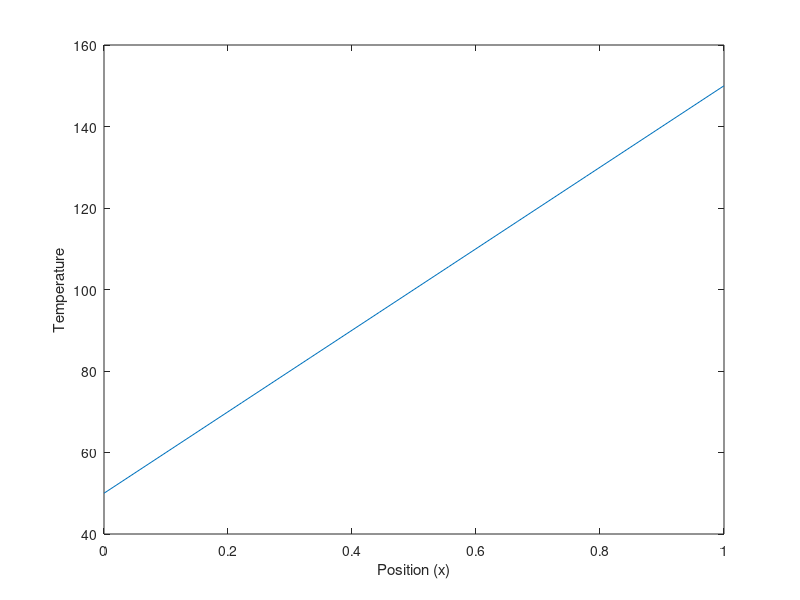

Here is the MATLAB script that generated this plot:
L = 1;    
Nx = 10;    
dx = L / (Nx - 1);    

T_left = 100;
T_right = 300;
A = zeros(Nx, Nx);
A(1, 1) = 2;
A(Nx, Nx) = 2;
for i = 2:Nx-1
    A(i, i) = 2 * 1/ dx^2;
    A(i, i-1) = -1 / dx^2;
    A(i, i+1) = -1 / dx^2;
end
b = zeros(Nx, 1);
b(1) = 100;
b(Nx) = 300;
T = A \ b;
x = linspace(0, L, Nx);
plot(x, T);
xlabel('Position (x)');
ylabel('Temperature');

